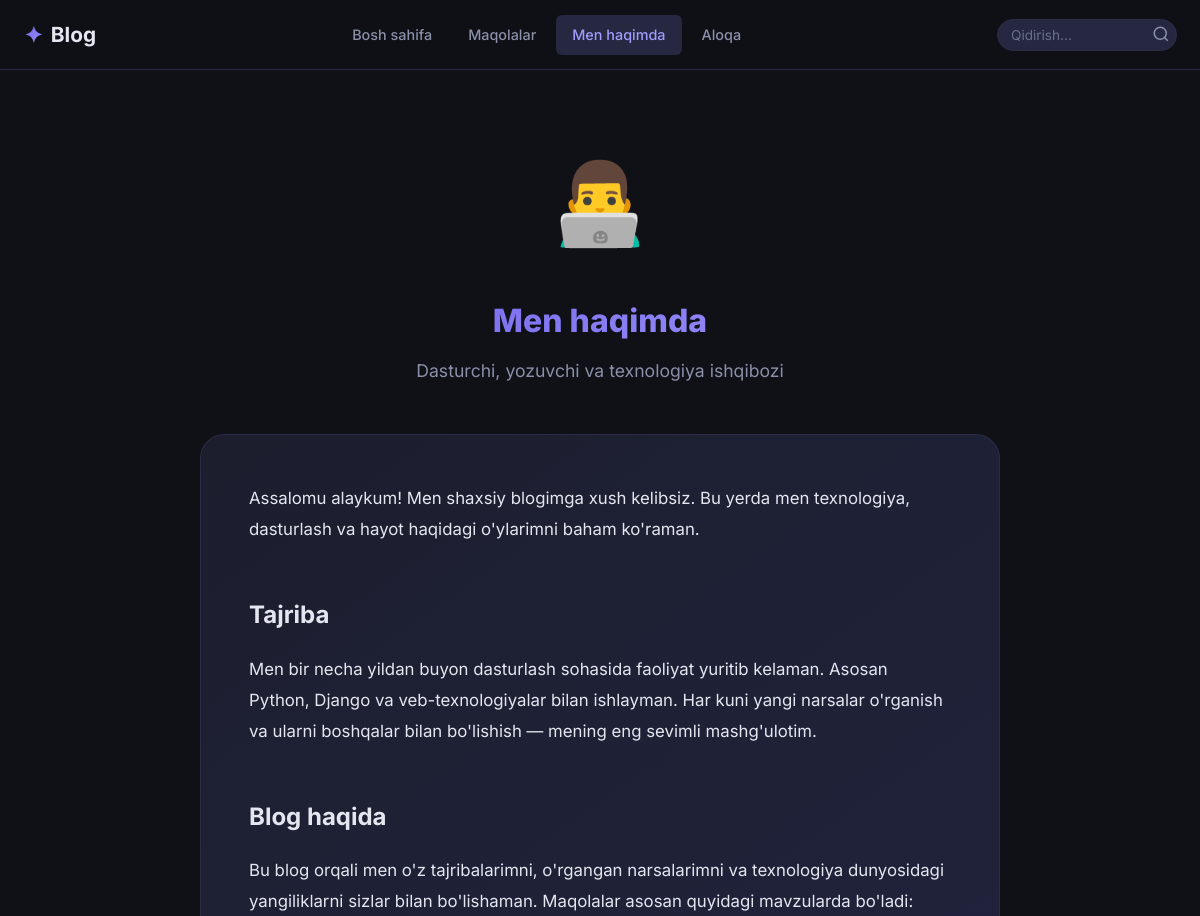
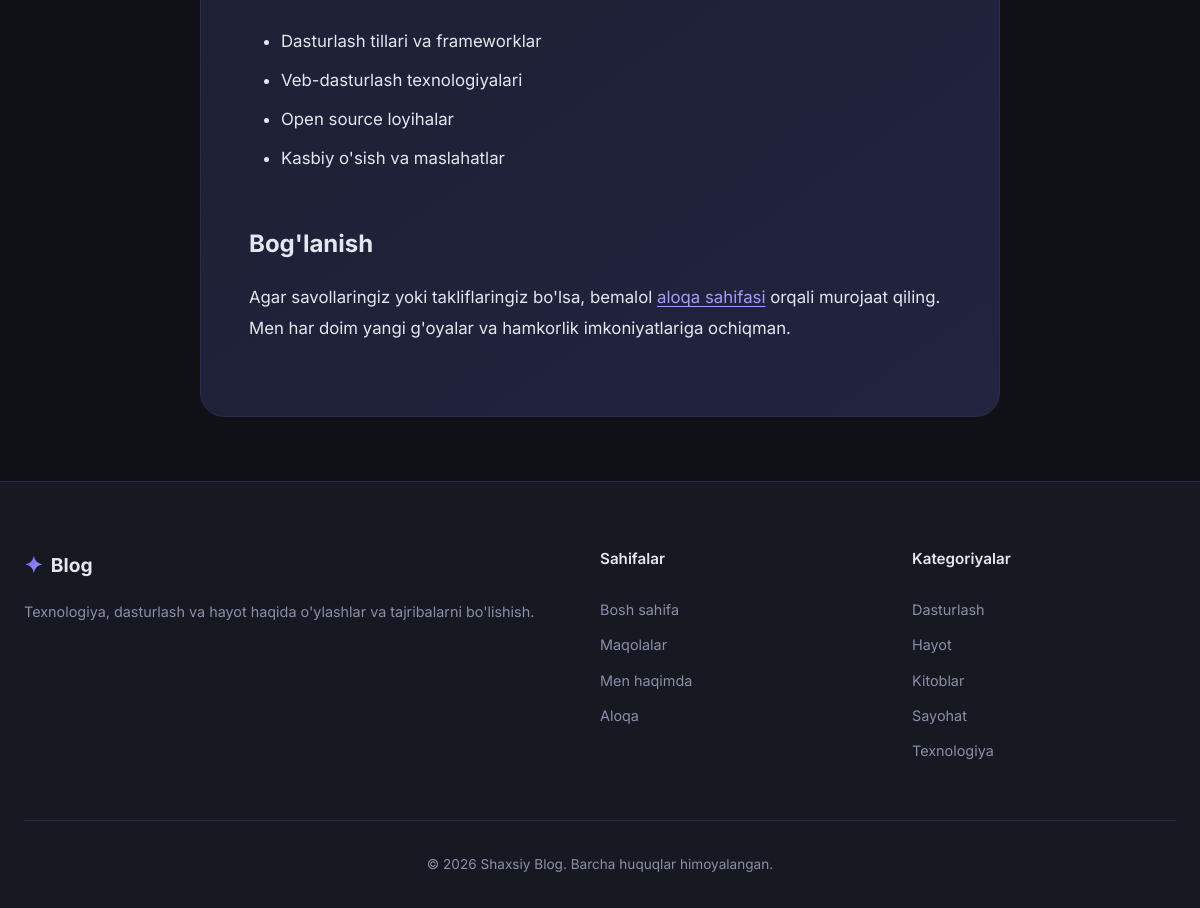
The page /about/ on the database its author committed (2 pictures, top to bottom).
### blog/models.py (models this page shows, shortened)
class Category(models.Model):
    name = models.CharField(max_length=100, verbose_name="Kategoriya nomi")
    slug = models.SlugField(unique=True, verbose_name="Slug")
    description = models.TextField(blank=True, verbose_name="Tavsif")
    class Meta:
        verbose_name = "Kategoriya"
        verbose_name_plural = "Kategoriyalar"
        ordering = ['name']
    def get_absolute_url(self):
        return reverse('blog:category', kwargs={'slug': self.slug})

### blog/views.py (the view)
# urls.py: path('about/', views.about_view, name='about'),
def about_view(request):
    context = {
        'page_title': f"Men haqimda — {settings.BLOG_TITLE}",
        'meta_description': "Blog muallifi haqida ma'lumot",
    }
    return render(request, 'blog/about.html', context)

### blog/context_processors.py (called while the page is built)
def sidebar_context(request):
    return {
        'sidebar_categories': Category.objects.all()[:10],
        'sidebar_tags': Tag.objects.all()[:20],
        'sidebar_popular_posts': Post.objects.filter(
            status='published'
        ).order_by('-view_count')[:5],
    }

### templates/blog/about.html
{% extends 'base.html' %}
{% block content %}
<section class="section">
    <div class="container">
        <div class="about-page">
            <div class="about-header">
                <div class="about-avatar">
                    <span class="avatar-placeholder">👨‍💻</span>
                </div>
                <h1 class="page-title">Men haqimda</h1>
                <p class="about-subtitle">Dasturchi, yozuvchi va texnologiya ishqibozi</p>
            </div>
            <div class="about-content prose">
                <p>
                    Assalomu alaykum! Men shaxsiy blogimga xush kelibsiz. Bu yerda men texnologiya,
                    dasturlash va hayot haqidagi o'ylarimni baham ko'raman.
                </p>
                <h2>Tajriba</h2>
                <p>
                    Men bir necha yildan buyon dasturlash sohasida faoliyat yuritib kelaman.
                    Asosan Python, Django va veb-texnologiyalar bilan ishlayman. Har kuni yangi narsalar
                    o'rganish va ularni boshqalar bilan bo'lishish — mening eng sevimli mashg'ulotim.
                </p>
                <h2>Blog haqida</h2>
                <p>
                    Bu blog orqali men o'z tajribalarimni, o'rgangan narsalarimni va texnologiya
                    dunyosidagi yangiliklarni sizlar bilan bo'lishaman. Maqolalar asosan quyidagi
                    mavzularda bo'ladi:
                </p>
                <ul>
                    <li>Dasturlash tillari va frameworklar</li>
                    <li>Veb-dasturlash texnologiyalari</li>
                    <li>Open source loyihalar</li>
                    <li>Kasbiy o'sish va maslahatlar</li>
                </ul>
                <h2>Bog'lanish</h2>
                <p>
                    Agar savollaringiz yoki takliflaringiz bo'lsa, bemalol
                    <a href="{% url 'blog:contact' %}">aloqa sahifasi</a> orqali murojaat qiling.
                    Men har doim yangi g'oyalar va hamkorlik imkoniyatlariga ochiqman.
                </p>
            </div>
        </div>
    </div>
</section>
{% endblock %}

### templates/base.html (shortened to what this page needs)
{% load static %}
<!DOCTYPE html>
<html lang="uz">
<head>
    <link rel="stylesheet" href="https://cdnjs.cloudflare.com/ajax/libs/highlight.js/11.9.0/styles/atom-one-dark.min.css">
    <link rel="stylesheet" href="{% static 'css/style.css' %}">
</head>
<body>
    <nav class="navbar" id="navbar">
        <div class="container navbar-content">
            <a href="{% url 'blog:home' %}" class="navbar-brand">
                <span class="brand-icon">✦</span>
                <span class="brand-text">Blog</span>
            </a>
            <ul class="navbar-nav" id="navbarNav">
                <li><a href="{% url 'blog:home' %}" class="nav-link {% if request.resolver_match.url_name == 'home' %}active{% endif %}">Bosh sahifa</a></li>
                <li><a href="{% url 'blog:post_list' %}" class="nav-link {% if request.resolver_match.url_name == 'post_list' %}active{% endif %}">Maqolalar</a></li>
                <li><a href="{% url 'blog:about' %}" class="nav-link {% if request.resolver_match.url_name == 'about' %}active{% endif %}">Men haqimda</a></li>
                <li><a href="{% url 'blog:contact' %}" class="nav-link {% if request.resolver_match.url_name == 'contact' %}active{% endif %}">Aloqa</a></li>
            </ul>
            <div class="navbar-search">
                <form action="{% url 'blog:search' %}" method="get" class="search-form-nav">
                    <input type="text" name="q" placeholder="Qidirish..." class="search-input-nav" value="{{ request.GET.q|default:'' }}">
                    <button type="submit" class="search-btn-nav">
                        <svg width="18" height="18" viewBox="0 0 24 24" fill="none" stroke="currentColor" stroke-width="2"><circle cx="11" cy="11" r="8"/><path d="m21 21-4.35-4.35"/></svg>
                    </button>
                </form>
            </div>
        </div>
    </nav>
    <main class="main-content">
        {% block content %}{% endblock %}
    </main>
    <footer class="footer">
        <div class="container">
            <div class="footer-grid">
                <div class="footer-about">
                    <a href="{% url 'blog:home' %}" class="footer-brand">
                        <span class="brand-icon">✦</span>
                        <span>Blog</span>
                    </a>
                    <p>Texnologiya, dasturlash va hayot haqida o'ylashlar va tajribalarni bo'lishish.</p>
                </div>
                <div class="footer-links">
                    <h4>Sahifalar</h4>
                    <ul>
                        <li><a href="{% url 'blog:home' %}">Bosh sahifa</a></li>
                        <li><a href="{% url 'blog:post_list' %}">Maqolalar</a></li>
                        <li><a href="{% url 'blog:about' %}">Men haqimda</a></li>
                        <li><a href="{% url 'blog:contact' %}">Aloqa</a></li>
                    </ul>
                </div>
                <div class="footer-categories">
                    <h4>Kategoriyalar</h4>
                    <ul>
                        {% for cat in sidebar_categories|slice:":5" %}
                        <li><a href="{{ cat.get_absolute_url }}">{{ cat.name }}</a></li>
                        {% empty %}
                        <li>Hali kategoriyalar yo'q</li>
                        {% endfor %}
                    </ul>
                </div>
            </div>
            <div class="footer-bottom">
                <p>&copy; 2026 Shaxsiy Blog. Barcha huquqlar himoyalangan.</p>
            </div>
        </div>
    </footer>
</body>
</html>

### rows shown on the page
Category: name "Dasturlash"
Category: name "Hayot"
Category: name "Kitoblar"
Category: name "Sayohat"
Category: name "Texnologiya"
